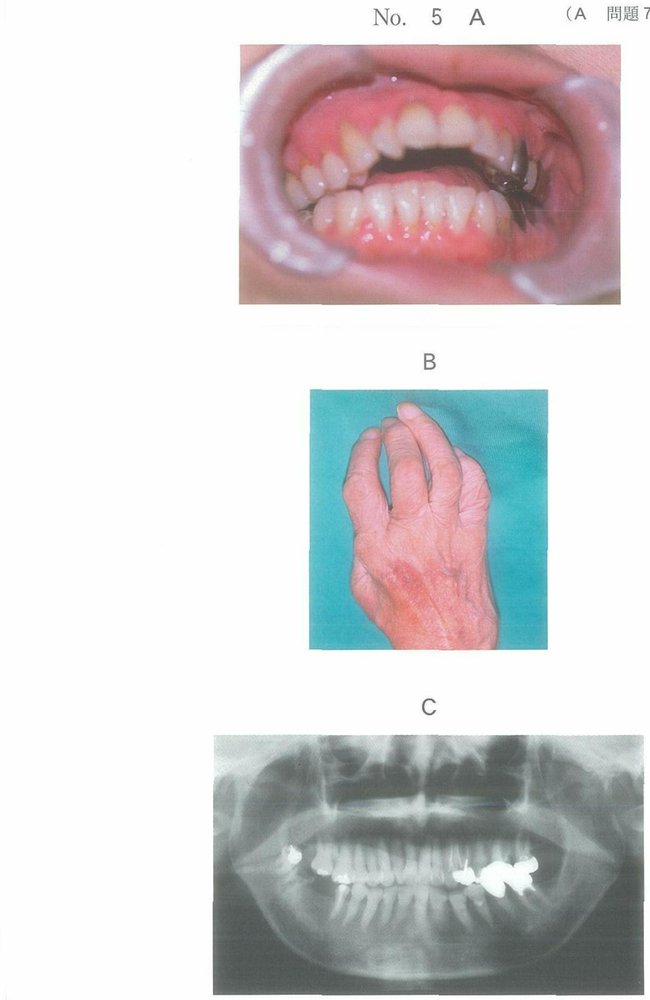
#> input picture images/102回_Web画像/102A80.png, 650 x 1000 px, shrunk from 1352 x 2081 before the run
$ python -i extract_hires_images_v5.py   (imports and definitions only)
#> lines starting #> are read from the running program, lines starting #| are printed output that depends on the picture; after the words box and inside, x2 and y2 are one past the last pixel; in counts of white or black regions, pixels touching at a corner belong together
#!/usr/bin/env python3
"""
高解像度別冊画像から個別写真を切り抜くスクリプト v5

OpenCVの輪郭検出で写真領域を自動検出
"""

import csv
import re
from pathlib import Path
from PIL import Image
import numpy as np
import cv2
from collections import defaultdict

# パス設定
BASE_DIR = Path("/Users/saitouryuuichi/Desktop/国試データベース")
KAKOMON_DIR = BASE_DIR / "国家試験過去問"
CSV_PATH = BASE_DIR / "問題抽出ツール" / "データベース" / "all_questions.csv"


# [41 lines left out: functions parse_bessatsu_ref, get_bessatsu_mapping, is_blank_page, not called in this run]


def detect_photo_regions(img_array, min_area_ratio=0.01):
    """OpenCVで写真領域を自動検出

    Returns:
        list of (x, y, w, h) bounding boxes, sorted by y position
    """
#> called with min_area_ratio = 0.01
    h, w = img_array.shape[:2]
#> h = 1000; w = 650
    min_area = h * w * min_area_ratio  # 全体の1%以上の面積
#> min_area = 6500

    # グレースケール変換
    if len(img_array.shape) == 3:
        gray = cv2.cvtColor(img_array, cv2.COLOR_RGB2GRAY)
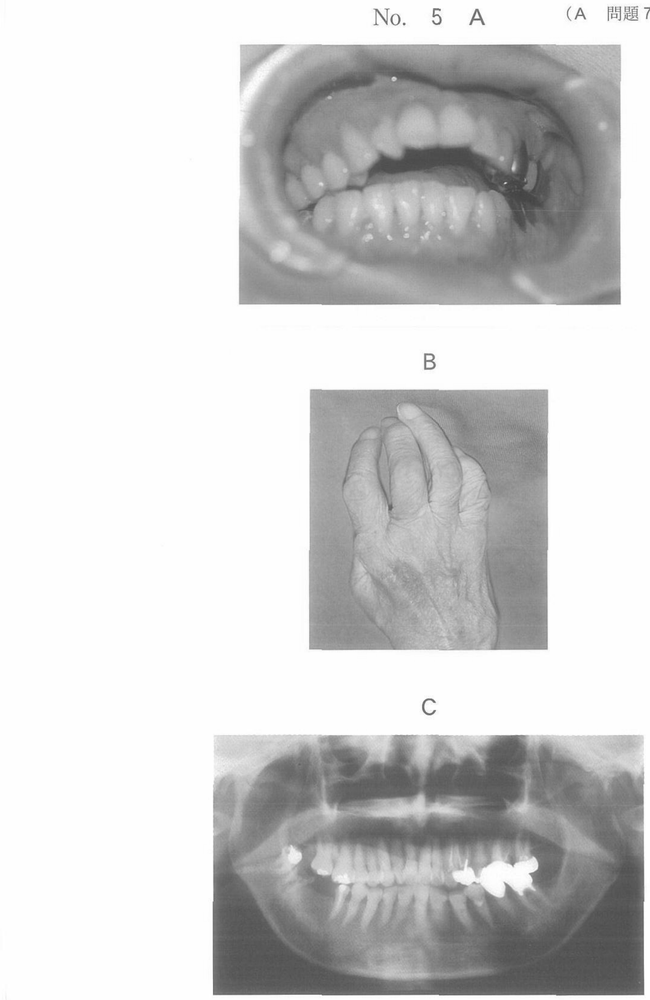
#> gray: shape (1000, 650); min 65, max 255, mean 208.6
    else:
        gray = img_array

    # ヘッダー（上部10%）とフッター（下部5%）をマスク
    header_end = int(h * 0.08)
#> header_end = 80
    footer_start = int(h * 0.96)
#> footer_start = 960

    # 二値化（白い背景を除去）
    # 適応的閾値を使用
    binary = cv2.adaptiveThreshold(
        gray, 255, cv2.ADAPTIVE_THRESH_GAUSSIAN_C,
        cv2.THRESH_BINARY_INV, 21, 10
    )
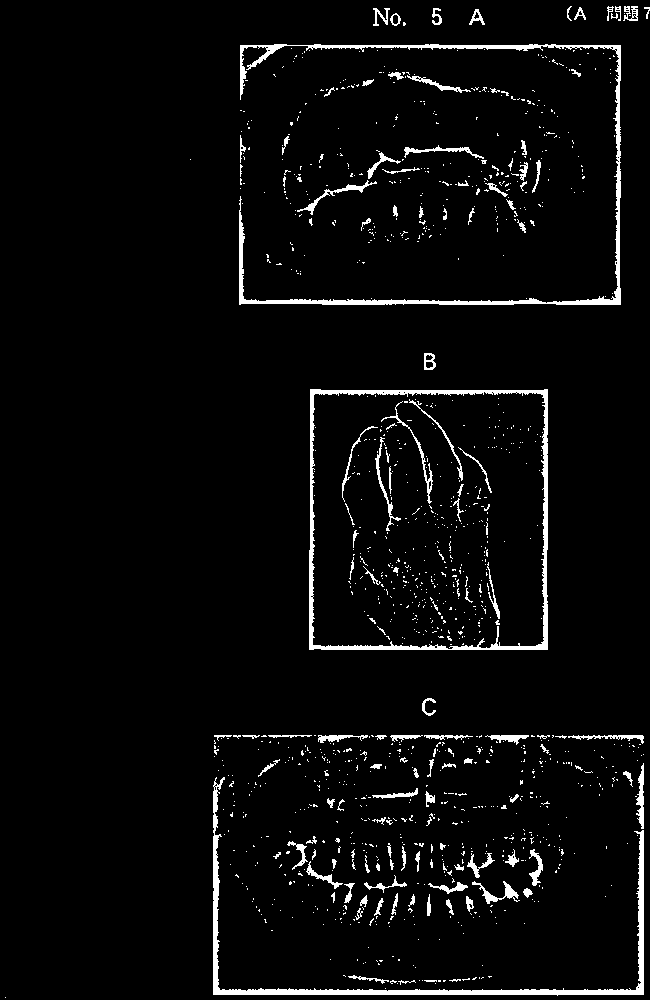
#> binary: shape (1000, 650); 4% white; 1212 white regions (1088 under 20 px), largest, box (x1, y1, x2, y2) and area: (239, 44, 621, 305) 4674, (213, 777, 644, 996) 4228, (309, 389, 548, 650) 4155

    # ヘッダー/フッターをマスク
    binary[:header_end, :] = 0
    binary[footer_start:, :] = 0
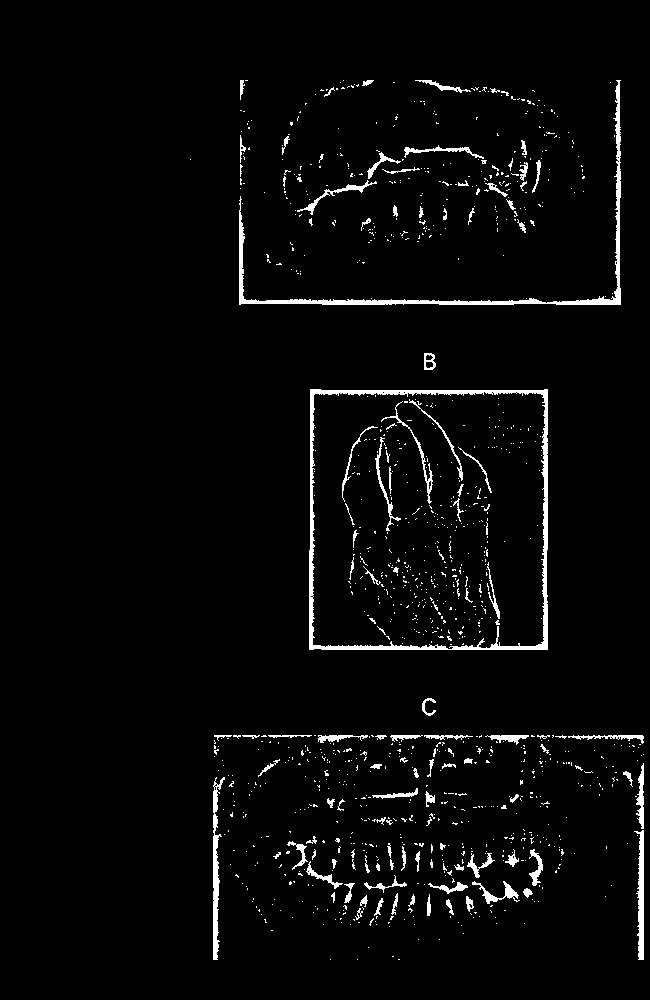
#> binary: shape (1000, 650); 3.1% white; 1126 white regions (1017 under 20 px), largest, box (x1, y1, x2, y2) and area: (309, 389, 548, 650) 4155, (239, 80, 621, 305) 2943, (213, 777, 225, 960) 887

    # モルフォロジー処理でノイズ除去と領域統合
    kernel = cv2.getStructuringElement(cv2.MORPH_RECT, (5, 5))
    binary = cv2.morphologyEx(binary, cv2.MORPH_CLOSE, kernel, iterations=3)
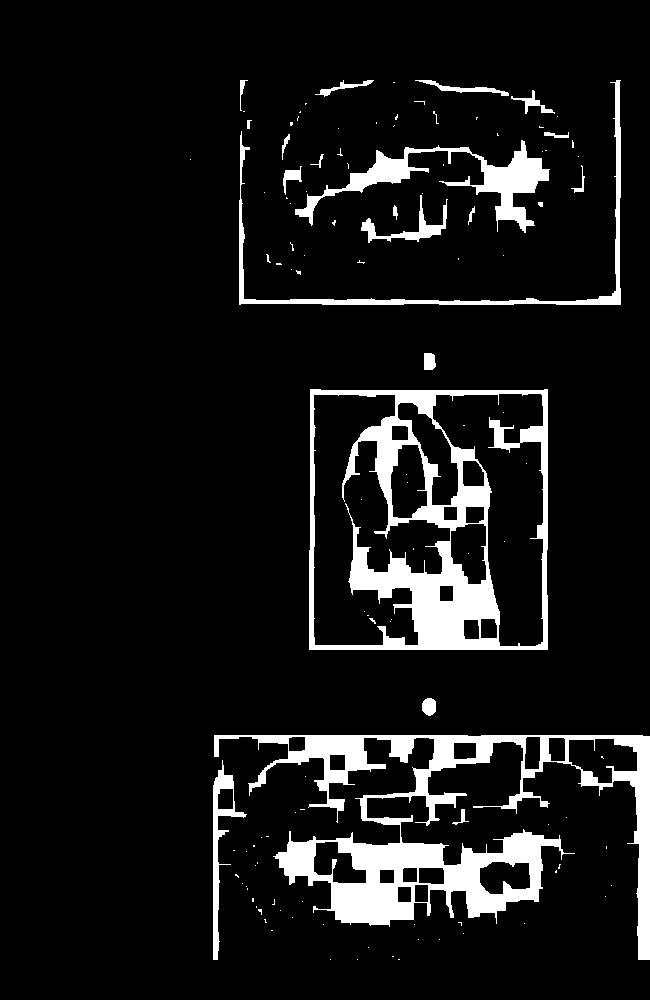
#> binary: shape (1000, 650); 8.9% white; 118 white regions (96 under 20 px), largest, box (x1, y1, x2, y2) and area: (214, 735, 650, 960) 24967, (309, 389, 548, 650) 19674, (295, 140, 550, 233) 5099
    binary = cv2.morphologyEx(binary, cv2.MORPH_OPEN, kernel, iterations=2)
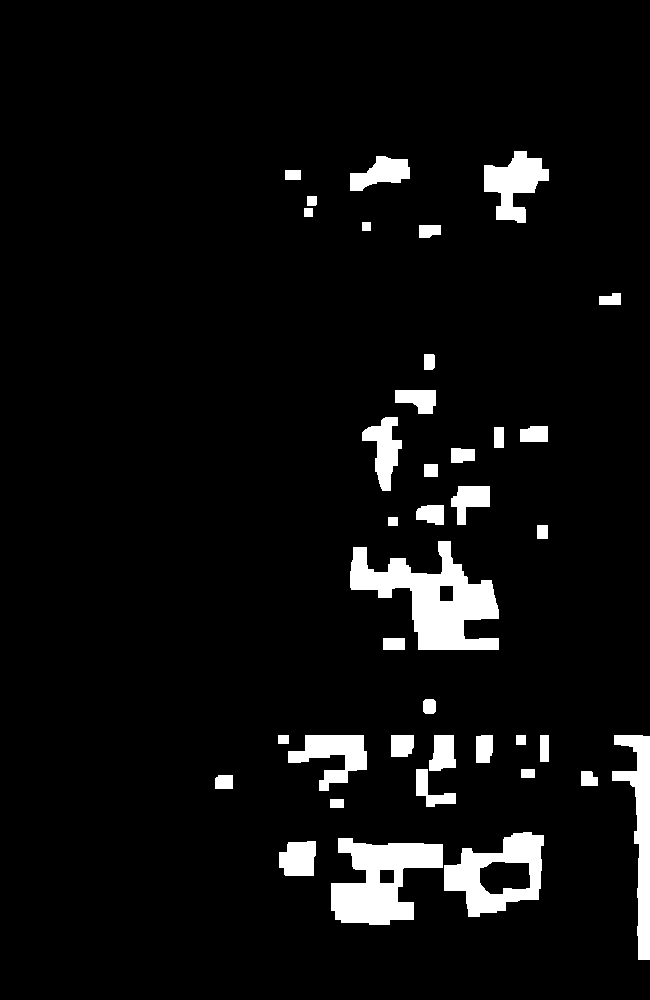
#> binary: shape (1000, 650); 5.9% white; 38 white regions, largest, box (x1, y1, x2, y2) and area: (350, 541, 499, 650) 7617, (331, 838, 443, 925) 5773, (444, 832, 544, 917) 4202

    # さらに大きなカーネルで領域を統合
    kernel_large = cv2.getStructuringElement(cv2.MORPH_RECT, (20, 20))
    binary = cv2.morphologyEx(binary, cv2.MORPH_CLOSE, kernel_large, iterations=2)
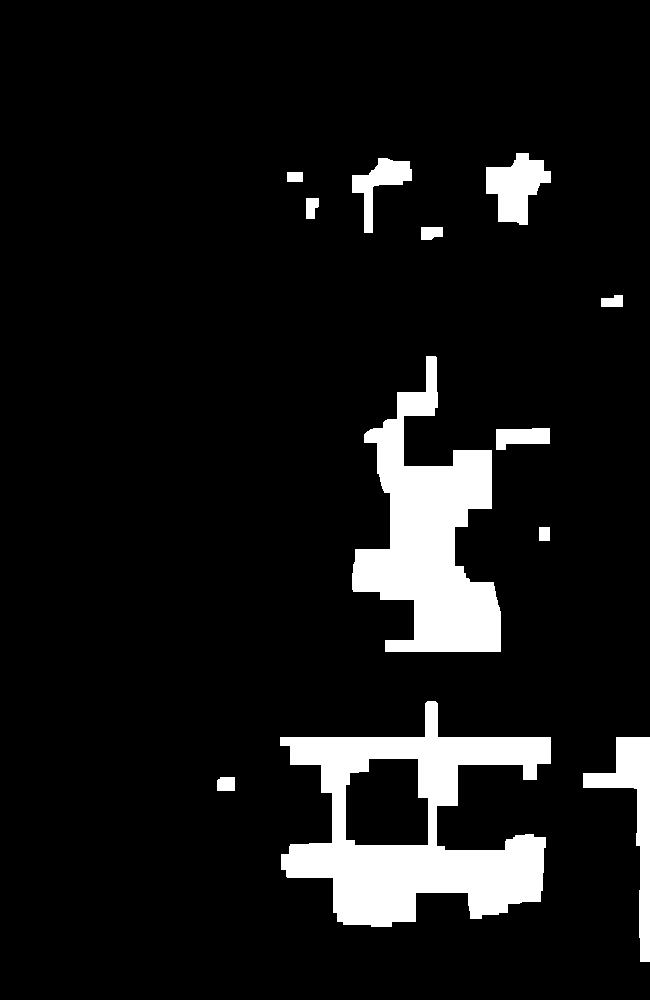
#> binary: shape (1000, 650); 9.1% white; 12 white regions

    # 輪郭検出
    contours, _ = cv2.findContours(binary, cv2.RETR_EXTERNAL, cv2.CHAIN_APPROX_SIMPLE)
#> contours = 12 contours; largest, box (x1, y1, x2, y2) and area: (280, 701, 551, 927) 32540, (352, 356, 501, 652) 21037, (583, 737, 650, 962) 3918, (486, 153, 551, 225) 2646, (352, 158, 412, 233) 1524

    # 大きな輪郭のみ抽出
    regions = []
    for contour in contours:
        area = cv2.contourArea(contour)
        if area > min_area:
            x, y, bw, bh = cv2.boundingRect(contour)
            # 小さすぎる領域は除外
            if bw > w * 0.1 and bh > h * 0.05:
                regions.append((x, y, bw, bh))
#> this loop made 12 passes
#> (area, x, y, bw, bh) on passes 3, 6: (32540, 280, 701, 271, 226), (21037, 352, 356, 149, 296)
#> area on passes 1, 2, 5, 7, 8, 9: 215, 3917.5, 814, 192.5, 223.5, 196
#> after the loop, regions = [(280, 701, 271, 226), (352, 356, 149, 296)]

    # Y座標でソート（上から順）
    regions.sort(key=lambda r: r[1])

    return regions


# [220 lines left out: functions merge_overlapping_regions, detect_photos_by_color, extract_images_for_kai, main, not called in this run]


# [2 lines not run here, left out]

>>> import cv2
>>> picture = cv2.cvtColor(cv2.imread('../images/102回_Web画像/102A80.png'), cv2.COLOR_BGR2RGB)
>>> result = detect_photo_regions(picture)
#> result = [(352, 356, 149, 296), (280, 701, 271, 226)]

$ run again, on images/102回_Web画像/102B124.png
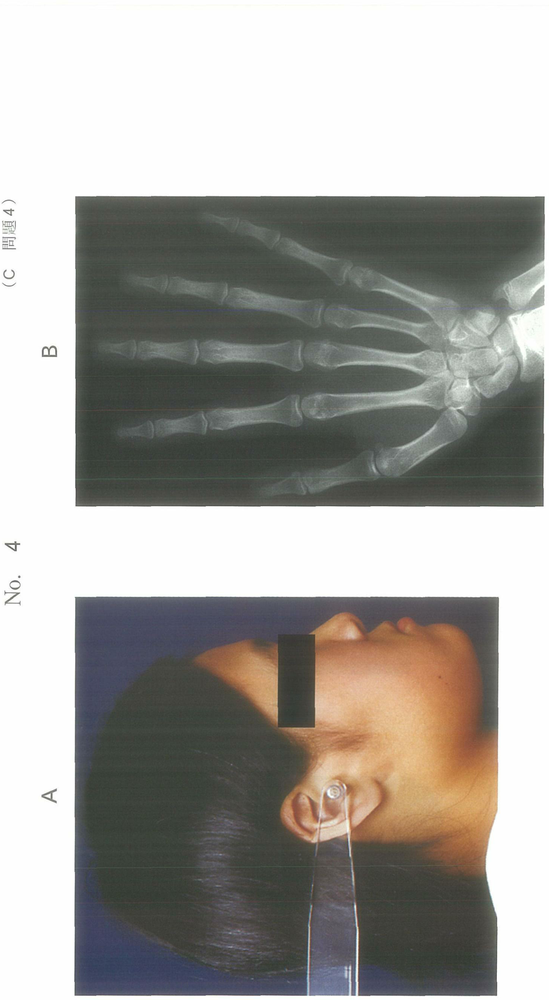
#> input picture images/102回_Web画像/102B124.png, 549 x 1000 px, shrunk from 1220 x 2224 before the run
#> in detect_photo_regions, `binary[footer_start:, :] = 0`:
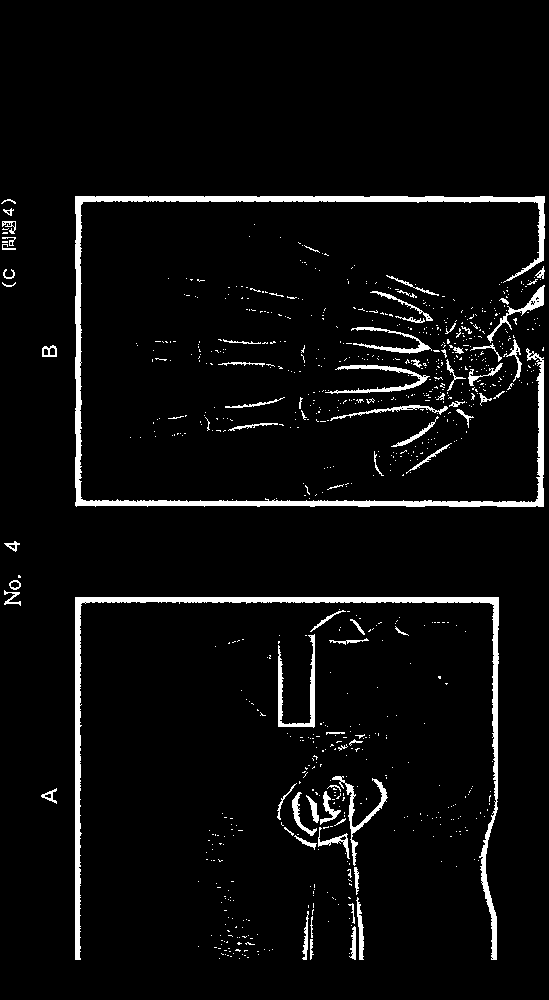
#> binary: shape (1000, 549); 4.5% white; 828 white regions (750 under 20 px), largest, box (x1, y1, x2, y2) and area: (75, 196, 545, 507) 8227, (75, 597, 499, 960) 6132, (278, 634, 315, 728) 809
#> in detect_photo_regions, `binary = cv2.morphologyEx(binary, cv2.MORPH_CLOSE, kernel_large, itera..`:
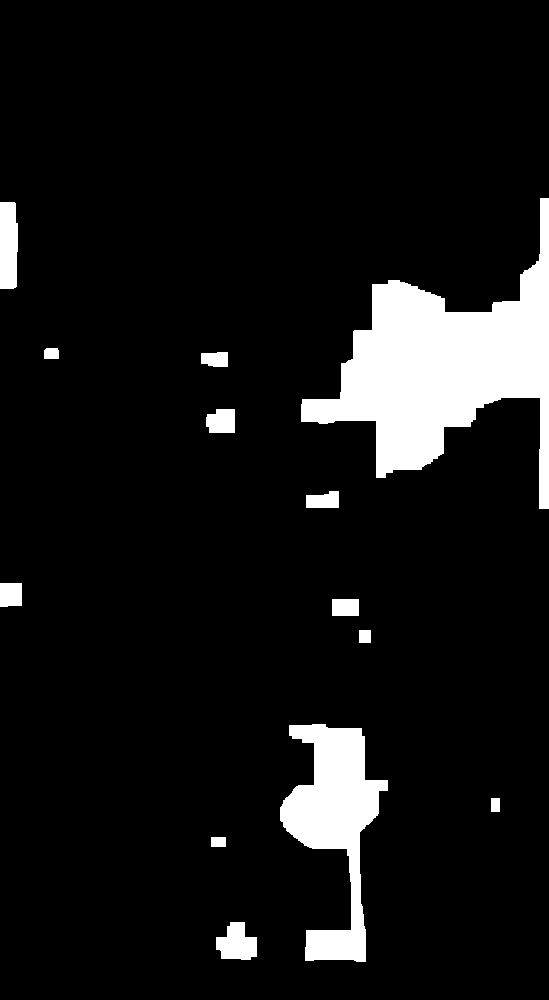
#> binary: shape (1000, 549); 8.5% white; 13 white regions
#> contours = 13 contours; largest, box (x1, y1, x2, y2) and area: (301, 198, 549, 509) 29015, (280, 724, 388, 962) 11176, (0, 202, 18, 289) 1380, (216, 922, 257, 960) 1040, (206, 409, 235, 433) 574
#> the loop in detect_photo_regions, `for contour in contours:` made 13 passes
#> (area, x, y, bw, bh) on passes 4, 13: (11175.5, 280, 724, 108, 238), (29015, 301, 198, 248, 311)
#> after the loop in detect_photo_regions, `for contour in contours:`: regions = [(280, 724, 108, 238), (301, 198, 248, 311)]
#> result = [(301, 198, 248, 311), (280, 724, 108, 238)]

$ run again, on images/102回_Web画像/102B69.png
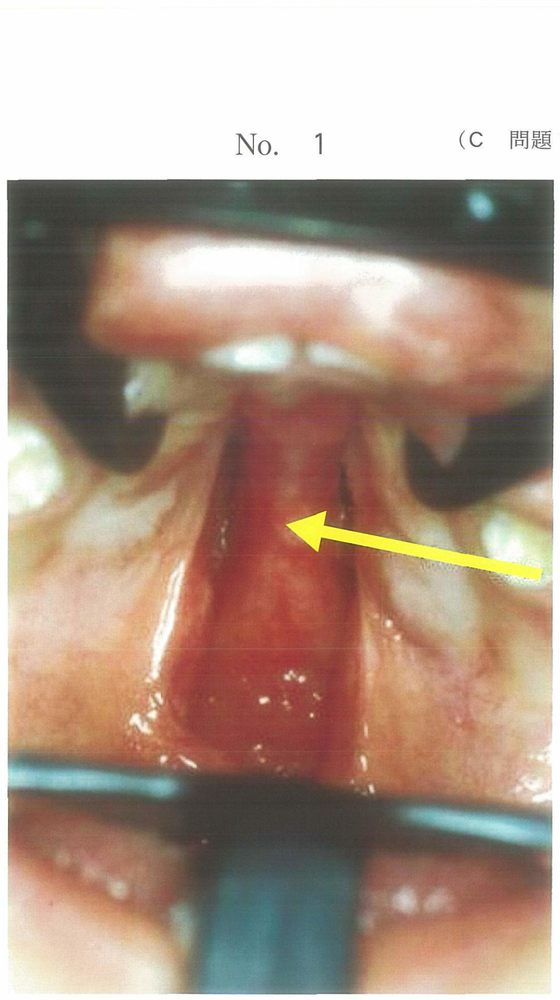
#> input picture images/102回_Web画像/102B69.png, 560 x 1000 px, shrunk from 915 x 1633 before the run
#> in detect_photo_regions, `binary[footer_start:, :] = 0`:
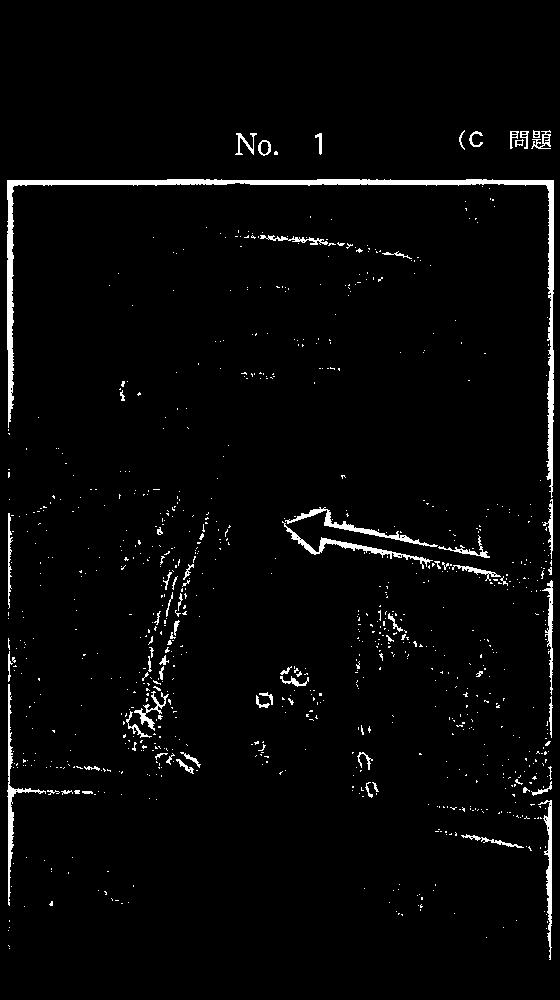
#> binary: shape (1000, 560); 2.8% white; 897 white regions (829 under 20 px), largest, box (x1, y1, x2, y2) and area: (7, 179, 554, 498) 5619, (7, 684, 46, 906) 832, (282, 521, 433, 569) 744
#> in detect_photo_regions, `binary = cv2.morphologyEx(binary, cv2.MORPH_CLOSE, kernel_large, itera..`:
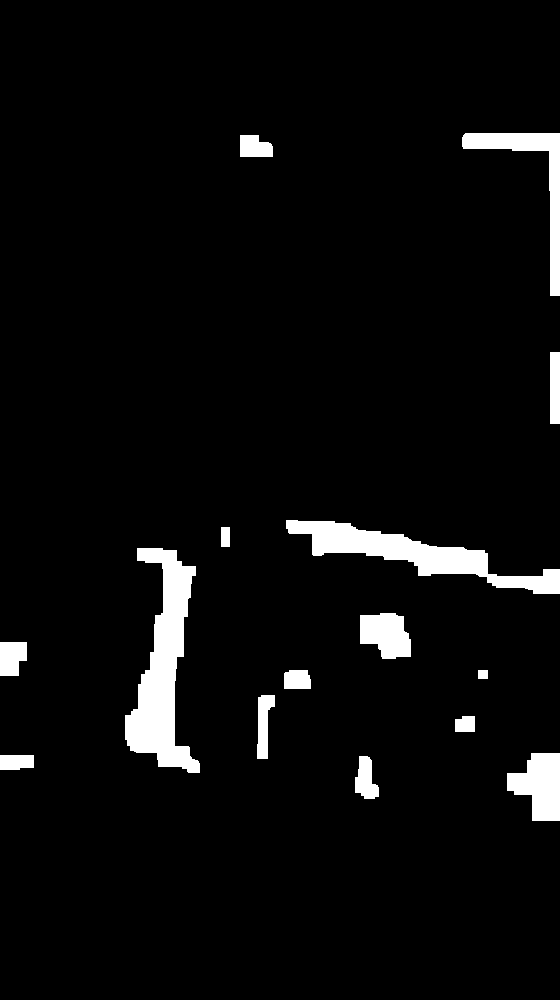
#> binary: shape (1000, 560); 4.8% white; 15 white regions
#> contours = 15 contours; largest, box (x1, y1, x2, y2) and area: (125, 548, 200, 773) 7538, (286, 520, 560, 594) 5976, (462, 133, 560, 296) 2888, (507, 753, 560, 821) 2380, (360, 613, 411, 659) 1716
#> the loop in detect_photo_regions, `for contour in contours:` made 15 passes
#> (area, x, y, bw, bh) on passes 10, 12: (7537.5, 125, 548, 75, 225), (5976, 286, 520, 274, 74)
#> after the loop in detect_photo_regions, `for contour in contours:`: regions = [(125, 548, 75, 225), (286, 520, 274, 74)]
#> result = [(286, 520, 274, 74), (125, 548, 75, 225)]
